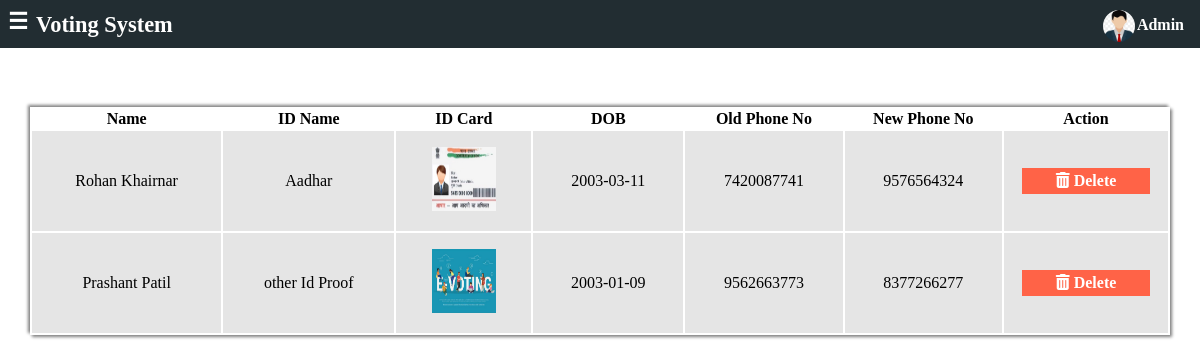
Page /voting/admin/voter_request.php (signed in) on the committed database.
### tables this page shows
CREATE TABLE `phno_change` (
  `id` int(255) NOT NULL,
  `vname` varchar(50) NOT NULL,
  `idname` varchar(20) NOT NULL,
  `idcard` varchar(300) NOT NULL,
  `dob` varchar(50) NOT NULL,
  `old_phno` varchar(15) NOT NULL,
  `new_phno` varchar(15) NOT NULL
);

### voting/admin/voter_request.php (the view, shortened to what this page needs)
<!DOCTYPE html>
<html lang="en">
<head>
    <link rel="stylesheet" href="../css/style.css">
    <link rel="stylesheet" href="../css/all.min.css">
</head>
<body>
    <div class="container">
        <div class="header">
            <span class="menu-bar" id="show" onclick="showMenu()">&#9776;</span>
            <span class="logo">Voting System</span>
            <span class="profile" onclick="showProfile()"><img src="../res/user3.jpg" alt=""><label><?php echo $_SESSION['name']; ?></label></span>
        </div>
        <div id="main">
        <div class="heading"><h2>Voter Requests</h2></div>
           <table class="table">
               <thead>
                    <th>Name</th>
                    <th>ID Name</th>
                    <th>ID Card</th>
                    <th>DOB</th>
                    <th>Old Phone No</th>
                    <th>New Phone No</th>
                    <th>Action</th>
               </thead>
               <tbody>
                      <?php
                      $con=mysqli_connect('localhost','root','','voting');
                      $query="SELECT * FROM phno_change";
                      $data=mysqli_query($con,$query);
                      while($result=mysqli_fetch_assoc($data))
                      {
                        echo "<tr>
                        <td>".$result['vname']."</td>
                        <td>".$result['idname']."</td>
                        <td><a href='../$result[idcard]'><img src='../".$result['idcard']."'></a></td>
                        <td>".$result['dob']."</td>
                        <td>".$result['old_phno']."</td>
                        <td>".$result['new_phno']."</td>
                        <td><a href='voter_req_delete.php?id=$result[id]' class='del' onClick='return delconfirm()'><i class='fa-solid fa-trash-can'></i> Delete</a></td>
                        </tr>";
                      }
                      ?>
               </tbody>
           </table>
        </div>
    </div>
</body>
</html>

### voting/css/style.css (style rules this page uses)
* { margin: 0px; font-family: 'Bahnschrift Light'; }
.container { height: 100vh; width: 100vw; overflow: auto; background: linear-gradient(rgb(255, 255, 255,0.1),rgb(255, 255, 255,0.1)),; background-size: 100% 100%; }
.heading { text-align: center; margin: 1rem; color: rgb(255, 255, 255); }
.header { height: 3rem; overflow: auto; background: #222d32; color: #fff; position: sticky; top: 0; width: 100%; }
.header .menu-bar, .header .logo { font-size: 1.4rem; font-weight: 900; margin-left: 0.5rem; margin-top: 0.5rem; float: left; cursor: pointer; }
.header .logo { margin-top: 0.75rem; }
.header .profile { float: right; margin-right: 1rem; }
.header .profile img { height: 2rem; width: 2rem; border-radius: 50%; margin-top: 10px; margin-right: 2px; float: left; cursor: pointer; }
.header .profile label { float: right; margin-top: 1rem; font-weight: 900; cursor: pointer; }
#main { height: 100%; width: 100%; overflow: auto; float: right; }
.table { width: 95%; margin: auto; margin-bottom: 5rem; box-shadow: 2px 2px 3px gray, -2px -2px 3px gray; background: rgba(255, 255, 255, 0.9); text-align: center; }
.table td { background: rgb(0, 0, 0, 0.1); }
.table img { height: 4rem; width: 4rem; }
.del, .edit { padding: 4px 10px; margin: 2px; color: white; text-decoration: none; font-weight: 900; }
.del { background: tomato; }

### voting/admin/voter_request.php (style rules this page uses)
.del,.edit,.verify { display: block; margin-top: 0.5rem; margin-bottom: 0.5rem; }
td { padding: 1rem; }

### rows in the picture
phno_change: vname "Rohan Khairnar", idname "Aadhar", idcard (picture), dob "2003-03-11", old_phno "7420087741", new_phno "9576564324"
phno_change: vname "Prashant Patil", idname "other Id Proof", idcard (picture), dob "2003-01-09", old_phno "9562663773", new_phno "8377266277"

### other values in the picture
$_SESSION['name'] "Admin"
